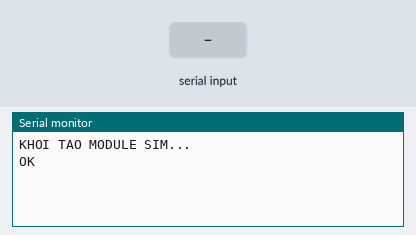
A sketch run on a simulated Arduino Uno, built with avr-gcc and run on an emulated ATmega328P. Shown: the last lines printed to the serial monitor. Inputs (shaded band) come from the test bench. The modem accepts every AT command (registered, SIM ready, sends succeed) and sends nothing else.

Above: at 2.7 s.
2.8 s: "1" received over the second serial link
At 4.0 s:
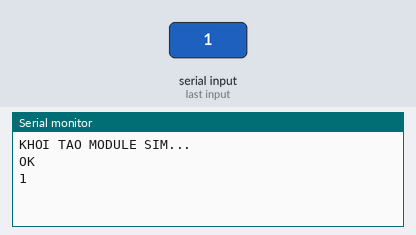
4.5 s: "0" received over the second serial link
At 5.2 s:
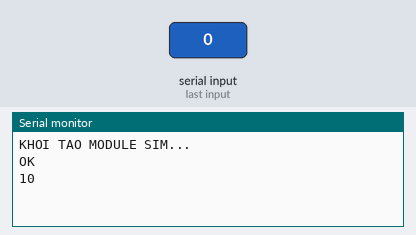

Measured:
- after the input at 2.8 s, the serial monitor: prints a new line after 0.21 s (image 1)
- after the input at 4.5 s, the serial monitor: prints a new line at once (image 2)

The sketch:

TestSIM.ino
```cpp
#include <SoftwareSerial.h>

//Create software serial object to communicate with SIM800L
SoftwareSerial mySerial(3, 2); //SIM800L Tx & Rx is connected to Arduino #3 & #2

void setup()
{
  //Begin serial communication with Arduino and Arduino IDE (Serial Monitor)
  Serial.begin(9600);

  //Begin serial communication with Arduino and SIM800L
  mySerial.begin(9600);

  Serial.println("KHOI TAO MODULE SIM...");
  delay(1000);

  mySerial.println("AT"); //Once the handshake test is successful, it will back to OK
  updateSerial();

  // mySerial.println("AT+CMGF=1"); // Configuring TEXT mode
  // updateSerial();
  // mySerial.println("AT+CMGS=\"+84868242509\"");//change ZZ with country code and xxxxxxxxxxx with phone number to sms
  // updateSerial();
  // mySerial.print("dauthanhtrung.kma@gmail.com"); //text content
  // updateSerial();
  // mySerial.write(26);
}

void loop()
{
  updateSerial();
}

void updateSerial()
{
  delay(500);
  while (Serial.available())
  {
    mySerial.write(Serial.read());//Forward what Serial received to Software Serial Port
  }
  while(mySerial.available())
  {
    Serial.write(mySerial.read());//Forward what Software Serial received to Serial Port
  }
}
```
